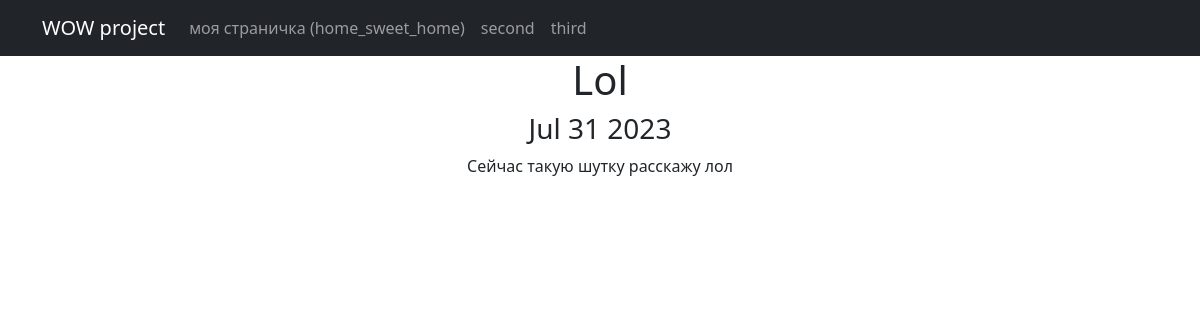
The page /news/2 on the database its author committed.
### news/models.py (models this page shows, shortened)
class Post (models.Model):
    author = models.ForeignKey("Author", on_delete=models.CASCADE)
    types = models.CharField(max_length=2, choices=post_types, default=article)
    creation_datetime = models.DateTimeField(auto_now_add=True)
    post_category = models.ManyToManyField("Category", through=PostCategory)
    heading = models.CharField(max_length=255)
    text = models.TextField()
    rating = models.IntegerField(default=0)

### news/views.py (the view)
# urls.py: path('<int:pk>', PostDetail.as_view(), name='post_detail'),
class PostDetail(DetailView):
    model = Post
    template_name = 'post.html'
    context_object_name = 'post'

### news/templatetags/custom_filters.py (called while the page is built)
@register.filter()
def censor(value):
    if not isinstance(value, str):
        raise TypeError()
    for word in re.findall(r"[\w']+|[.,!?;]",value):
        if word.lower() in censu:
            value = value.replace(word, f"{word[0]}{'*'*(len(word)-2)}{word[-1]}")
    return value

### templates/post.html (shortened to what this page needs)
{% extends 'flatpages/default.html' %}
{% load custom_filters %}
{% block content %}
<h1>{{ post.heading|censor }}</h1>
<h3>{{ post.creation_datetime|date:'M d Y' }}</h3>
{{post.text|censor}}
{% endblock content %}

### rows shown on the page
Post: heading|censor "Lol", creation_datetime "Jul 31 2023", text|censor "Сейчас такую шутку расскажу лол"
